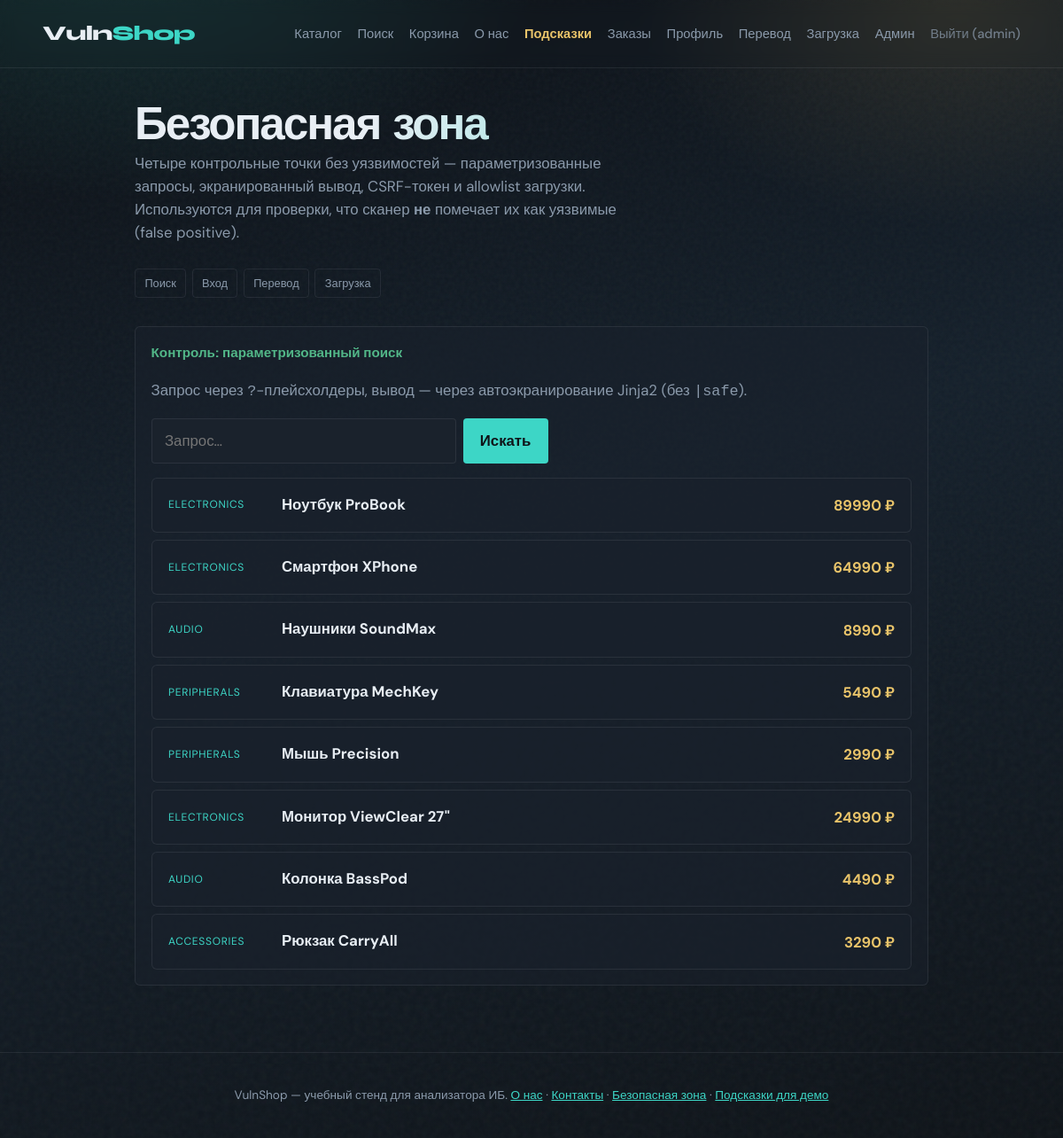
Page /safe/search (signed in) on the committed database.
### tables this page shows
CREATE TABLE products (
            id INTEGER PRIMARY KEY AUTOINCREMENT,
            name TEXT NOT NULL,
            description TEXT,
            price REAL NOT NULL,
            category TEXT
        );

### files/app.py (the view)
@app.route("/safe/search")
def safe_search():
    q = request.args.get("q", "")
    db = get_db()
    products = db.execute(
        "SELECT * FROM products WHERE name LIKE ? OR description LIKE ?",
        (f"%{q}%", f"%{q}%"),
    ).fetchall()
    return render_template("safe.html", section="search", q=q, products=products)

### files/app.py (called while the page is built)
def get_db():
    if "db" not in g:
        g.db = sqlite3.connect(DATABASE)
        g.db.row_factory = sqlite3.Row
        g.db.create_function("SLEEP", 1, _sqlite_sleep)
    return g.db

@app.after_request
def add_insecure_api_headers(resp):
    if request.path.startswith("/api/"):
        resp.headers["Access-Control-Allow-Origin"] = "*"
        resp.headers["Access-Control-Allow-Credentials"] = "true"
        resp.headers["Access-Control-Allow-Headers"] = "Authorization, Content-Type"
        resp.headers["Access-Control-Allow-Methods"] = "GET, POST, PUT, DELETE, OPTIONS"
    return resp

### templates/safe.html (shortened to what this page needs)
{% extends "base.html" %}
{% block content %}
<section class="hints-page">
  <p class="brand-mark hints-brand" style="font-size:clamp(1.8rem,5vw,2.6rem)">Безопасная зона</p>
  <p class="lede">
    Четыре контрольные точки без уязвимостей — параметризованные запросы, экранированный
    вывод, CSRF-токен и allowlist загрузки. Используются для проверки, что сканер
    <strong>не</strong> помечает их как уязвимые (false positive).
  </p>
  <nav class="hints-toc">
    <a href="{{ url_for('safe_search') }}">Поиск</a>
    <a href="{{ url_for('safe_login') }}">Вход</a>
    <a href="{{ url_for('safe_transfer') }}">Перевод</a>
    <a href="{{ url_for('safe_upload') }}">Загрузка</a>
  </nav>
  {% if section == 'search' %}
  <div class="hint-card" style="padding:1.1rem">
    <p class="hint-box-title" style="color:var(--ok)">Контроль: параметризованный поиск</p>
    <p class="muted">Запрос через <code>?</code>-плейсхолдеры, вывод — через автоэкранирование Jinja2 (без <code>|safe</code>).</p>
    <form class="search-bar" method="get" action="{{ url_for('safe_search') }}">
      <input type="text" name="q" value="{{ q or '' }}" placeholder="Запрос…">
      <button type="submit">Искать</button>
    </form>
    {% if products %}
    <ul class="product-list" style="margin-top:1rem">
      {% for p in products %}
      <li><a href="{{ url_for('product', product_id=p.id) }}"><span class="cat">{{ p.category }}</span><strong>{{ p.name }}</strong><span class="price">{{ "%.0f"|format(p.price) }} ₽</span></a></li>
      {% endfor %}
    </ul>
    {% elif q %}
    <p class="muted">Ничего не найдено.</p>
    {% endif %}
  </div>
  {% endif %}
</section>
{% endblock %}

### static/style.css (style rules this page uses)
:root { --bg: #0f1419; --bg-elevated: #1a222c; --ink: #e8eef4; --muted: #8b9aab; --accent: #3dd6c6; --accent-dim: #2a9d8f; --warn: #e9c46a; --danger: #e76f51; --ok: #52b788; --line: rgba(232, 238, 244, 0.08); --font-display: "Syne", sans-serif; --font-body: "DM Sans", sans-serif; }
*, *::before, *::after { box-sizing: border-box; }
html { scroll-behavior: smooth; }
body { margin: 0; min-height: 100vh; font-family: var(--font-body); font-size: 1.05rem; line-height: 1.55; color: var(--ink); background: radial-gradient(ellipse 80% 50% at 10% -10%, rgba(61, 214, 198, 0.18), transparent 55%), radial-gradient(ellipse 60% 40% at 90% 0%, rgba(233, 196, 106, 0.12), transparent 50%), linear-gradient(165deg, #0c1015 0%, #15202b 45%, #0f1419 100%); background-attachment: fixed; }
nav { display: flex; flex-wrap: wrap; gap: 0.35rem 1.1rem; align-items: center; }
nav a { color: var(--muted); text-decoration: none; font-size: 0.92rem; font-weight: 500; transition: color 0.2s ease; }
.brand-mark { font-family: var(--font-display); font-weight: 800; font-size: clamp(2.8rem, 8vw, 4.5rem); letter-spacing: -0.04em; line-height: 0.95; margin: 0 0 0.75rem; background: linear-gradient(120deg, var(--ink) 30%, var(--accent)); -webkit-background-clip: text; background-clip: text; color: transparent; }
.lede { color: var(--muted); max-width: 36rem; margin: 0 0 1.75rem; }
.search-bar { display: flex; gap: 0.5rem; max-width: 28rem; }
.search-bar input, .stack-form input, .stack-form textarea { flex: 1; font: inherit; color: var(--ink); background: var(--bg-elevated); border: 1px solid var(--line); border-radius: 4px; padding: 0.7rem 0.9rem; outline: none; transition: border-color 0.2s; }
button, .search-bar button { font: inherit; font-weight: 600; color: var(--bg); background: var(--accent); border: none; border-radius: 4px; padding: 0.7rem 1.2rem; cursor: pointer; transition: background 0.2s, transform 0.15s; }
.product-list { list-style: none; margin: 0; padding: 0; display: flex; flex-direction: column; gap: 0.5rem; }
.product-list a { display: grid; grid-template-columns: 7rem 1fr auto; grid-template-rows: auto auto; gap: 0.15rem 1rem; padding: 1rem 1.15rem; text-decoration: none; color: inherit; border: 1px solid var(--line); border-radius: 6px; background: rgba(26, 34, 44, 0.55); transition: border-color 0.2s, background 0.2s, transform 0.2s; animation: rise 0.5s ease-out both; }
.product-list li:nth-child(1) a { animation-delay: 0.05s; }
.product-list li:nth-child(2) a { animation-delay: 0.1s; }
.product-list li:nth-child(3) a { animation-delay: 0.15s; }
.product-list li:nth-child(4) a { animation-delay: 0.2s; }
.product-list li:nth-child(5) a { animation-delay: 0.25s; }
.cat { grid-row: 1 / 3; align-self: center; font-size: 0.75rem; text-transform: uppercase; letter-spacing: 0.06em; color: var(--accent); }
.product-list strong { grid-column: 2; }
.price { grid-column: 3; grid-row: 1 / 3; align-self: center; font-weight: 700; color: var(--warn); white-space: nowrap; }
.hint-box-title { font-family: var(--font-display); font-weight: 700; font-size: 0.95rem; color: var(--accent); margin: 0 0 0.5rem; }
.hints-page { animation: rise 0.45s ease-out; }
.hints-brand { font-size: clamp(2.2rem, 6vw, 3.2rem) !important; margin-bottom: 0.35rem !important; }
.hints-toc { display: flex; flex-wrap: wrap; gap: 0.4rem; margin: 1.5rem 0 2rem; }
.hints-toc a { font-size: 0.8rem; color: var(--muted); text-decoration: none; padding: 0.35rem 0.65rem; border: 1px solid var(--line); border-radius: 4px; transition: color 0.2s, border-color 0.2s; }
.hint-card { margin-bottom: 0.65rem; border: 1px solid var(--line); border-radius: 6px; background: rgba(26, 34, 44, 0.55); overflow: hidden; }
.muted { color: var(--muted); }

### rows in the picture
products: category "ELECTRONICS", name "Ноутбук ProBook", price "89990"
products: category "ELECTRONICS", name "Смартфон XPhone", price "64990"
products: category "AUDIO", name "Наушники SoundMax", price "8990"
products: category "PERIPHERALS", name "Клавиатура MechKey", price "5490"
products: category "PERIPHERALS", name "Мышь Precision", price "2990"
products: category "ELECTRONICS", name "Монитор ViewClear 27\"", price "24990"
products: category "AUDIO", name "Колонка BassPod", price "4490"
products: category "ACCESSORIES", name "Рюкзак CarryAll", price "3290"

### other values in the picture
{{ session.username }} "admin"
